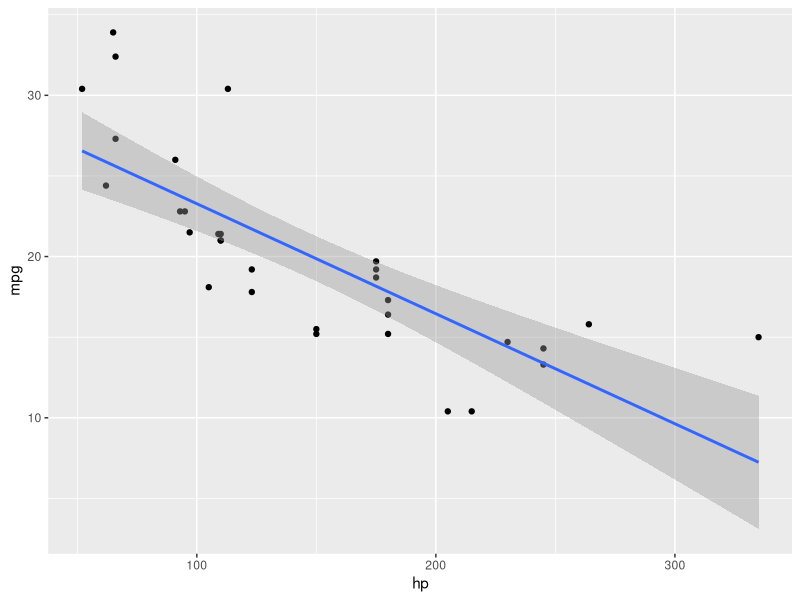
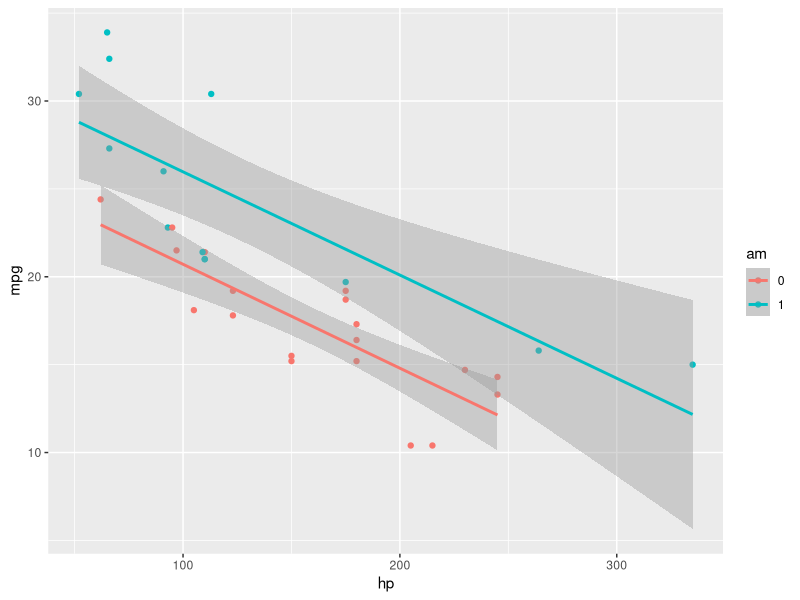
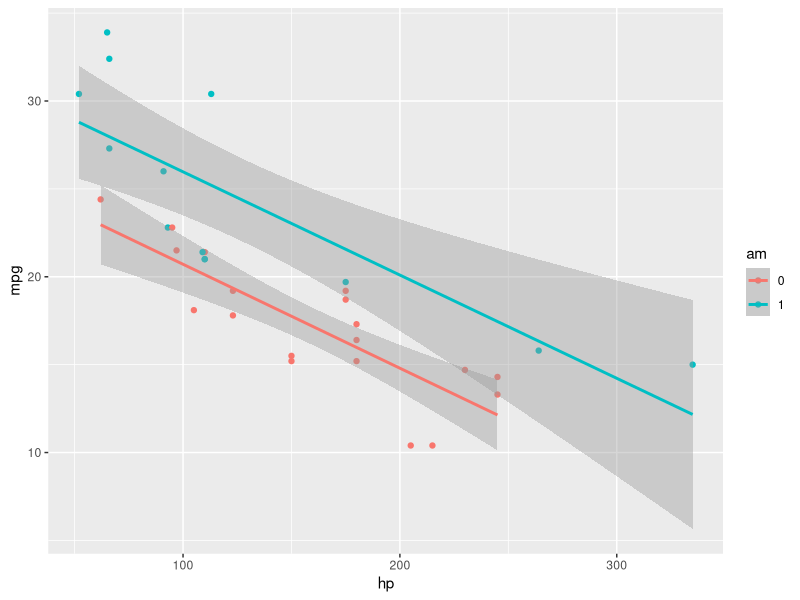

Write R code to recreate these figures, in order.
# 2022-06-10


# Daten importieren:
data("mtcars")

# Relevante Pakete laden:
library(tidyverse)

# Berechnung eines einfachen Modells:
lm(mpg ~ hp, data = mtcars)

mtcars %>% 
  ggplot(aes(x = hp, y = mpg)) +
  geom_point( ) +
  geom_smooth(method = "lm")


lm1 <- lm(mpg ~ hp + am, data = mtcars)


mtcars %>% 
  mutate(am = factor(am)) %>% 
  ggplot(aes(x = hp, y = mpg, color = am)) +
  geom_point( ) +
  geom_smooth(method = "lm")


# Sagen wir, wir ham ne Karre mit 200 PS und am=1
# Hängt davon ab, wie Ihr Auto frisiert ist
y <- 26.58 + 200*(-0.06) + 1*5.27
y

# oder so:
predict(lm1, newdata = tibble(hp = 200, am = 1))




mtcars %>% 
  mutate(am = factor(am)) %>% 
  ggplot(aes(x = hp, y = mpg, color = am)) +
  geom_point( ) +
  geom_smooth(method = "lm")


# Im Default, kein Interaktionseffekt zugelassen:
lm1 <- lm(mpg ~ hp + am, data = mtcars)

# Mit Interaktionseffekt:


lm2 <- lm(mpg ~ hp + am + hp:am, data = mtcars)
lm2


predictions_tab <- 
  mtcars %>% 
  mutate(id = 1:32) %>% 
  mutate(pred = predict(lm2, newdata = mtcars)) %>% 
  select(id, pred)

write_csv(predictions_tab, file = "submission_sauer_sebastian_JB07777.csv")



